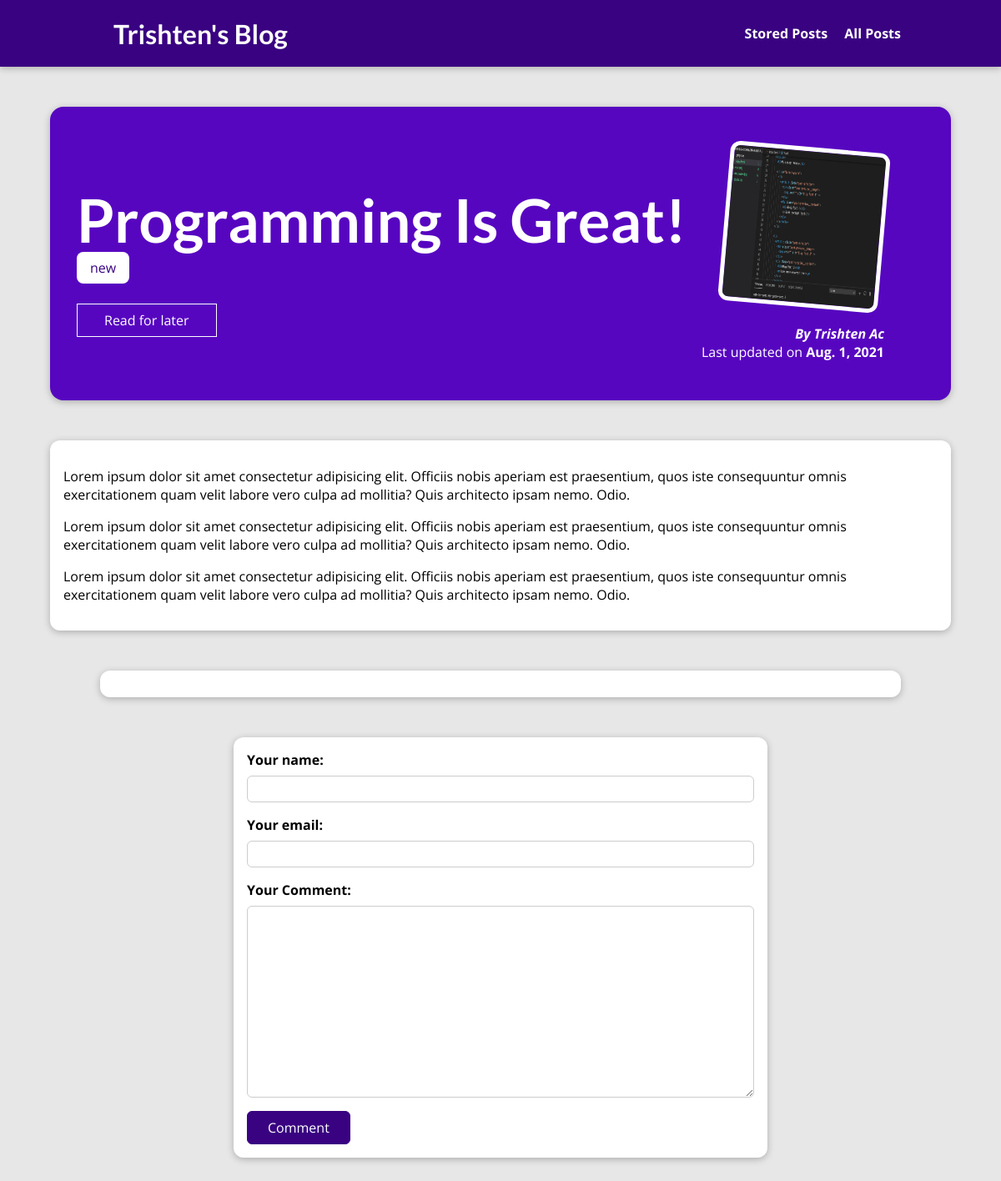
Page /posts/programming-is-fun on the committed database.
### blog/models.py (models this page shows, shortened)
class Post(models.Model):
    title = models.CharField(max_length=150)
    excerpt = models.CharField(max_length=200)
    image = models.ImageField(upload_to="posts", null=True)
    date = models.DateField(auto_now=True)
    slug = models.SlugField(unique=True, db_index=True)
    content = models.TextField(validators=[MinLengthValidator(10)])
    author = models.ForeignKey(Author, on_delete=models.SET_NULL, null=True ,related_name="posts")
    tags = models.ManyToManyField(Tag)

class Tag(models.Model):
    caption = models.CharField(max_length=20)

class Author(models.Model):
    first_name = models.CharField(max_length=80)
    last_name = models.CharField(max_length=80)
    email = models.EmailField(max_length=254)
    def __str__(self):
        return f"{self.first_name} {self.last_name}"

### blog/views.py (the view)
# urls.py: path("posts/<slug:slug>", views.SinglePostView.as_view(), name="post-detail-page"),
class SinglePostView(View):
    template_name = "blog/post-detail.html"
    model = Post
    def is_stored_post(self, request, post_id):
        stored_posts = request.session.get("stored_posts")
        if stored_posts is not None:
            is_saved_for_later = post_id in stored_posts
        else:
            is_saved_for_later = False
        return is_saved_for_later
    def get(self, request, slug):
        post = Post.objects.get(slug=slug)
        context = {
            "post": post,
            "post_tags": post.tags.all(),
            "comment_form": CommentForm(),
            "comments": post.comments.all().order_by("-id"),
            "saved_for_later" : self.is_stored_post(request, post.id)
        }
        return render(request, "blog/post-detail.html", context)
    def post(self, request, slug):
        comment_form = CommentForm(request.POST)
        post = Post.objects.get(slug=slug)
        if comment_form.is_valid():
            """
            inorder to make comment editable, we need to get a refrence of the model,
            we can do this by enabling commit set to false on save method, which will halt comment to hit database
            and creates an instance of the the post.
            """
            comment = comment_form.save(commit=False)
            comment.post = post
            """ now call save method and redirect"""
            comment.save()
            return HttpResponseRedirect(reverse("post-detail-page", args=[slug]))
        """
        if comment form validation fails then re fetch the context from get,

        """
        context = {
            "post": post,
            "post_tags": post.tags.all(),
            "comment_form": comment_form,
            "comments": post.comments.all().order_by("-id"),
            "saved_for_later" : self.is_stored_post(request, post.id)
        }
        return render(request, "blog/post-detail.html", context)

### blog/forms.py
class CommentForm(forms.ModelForm):
    class Meta:
        model = Comment
        exclude = ["post"]
        labels = {
            "user_name": "Your name",
            "user_email": "Your email",
            "text": "Your Comment"
        }

### blog/templates/blog/post-detail.html (shortened to what this page needs)
{% extends 'base.html' %}
{% load static %}
{% block content %}
    {% block css_files %}
        <link rel="stylesheet" href="{% static 'blog/post-detail.css' %}">
    {% endblock %}
    <section id="summary">
            <h2>{{ post.title}} </h2>
            <div>
                {% for tag in post_tags %}
                <span class="tag">{{ tag.caption}}</span>
                {% endfor %}
            </div>
            <div id="read-later">
                <form action="{% url 'read-later' %}" method="POST">
                    <button>
                    {% if saved_for_later %}
                    Remove from later list
                    {% else %}
                    Read for later
                    {% endif %}
                    </button>
                </form>
            </div>
            <article>
                <img src="{{ post.image.url }}" alt="Post title">
                <address>By <a href="{{post.author.email}}">{{ post.author }}</a></address>
                <div>
                    Last updated on <time>{{ post.date}}<time>
                </div>
            </article>
    </section>
    <main>
        {{ post.content|linebreaks}}
    </main>
    <section id="comments">
    </section>
    <div>
        <form id="comment-form" action="{% url 'post-detail-page' post.slug %}" method="POST">
            {% for form_field in comment_form %}
                <div class="
                    form-control
                ">
                    {{ form_field.label_tag}}
                    {{ form_field }}
                </div>
            {% endfor %}
            <button>Comment</button>
        </form>
    </div>
{% endblock %}

### static/app.css (style rules this page uses)
* { box-sizing: border-box; }
html { font-family: "Open Sans", "Lato", sans-serif; }
body { margin: 0; }
h1, h2, h3 { font-family: "Lato", sans-serif; font-weight: bold; }

### blog/static/blog/post-detail.css (style rules this page uses)
body { background-color: #e7e7e7; }
#summary { margin: 8rem auto 3rem auto; padding: 2rem; width: 90%; max-width: 90rem; border-radius: 16px; background-color: #5706c0; position: relative; box-shadow: 0 2px 8px rgba(0, 0, 0, 0.25); height: 22rem; }
#summary h2 { color: white; font-size: 4.5rem; margin-bottom: 0.25rem; }
#summary article { position: absolute; top: 2rem; right: 3rem; padding: 1rem 2rem; border-radius: 12px; text-align: right; color: white; }
#summary article img { width: 12rem; height: 12rem; border-radius: 12px; transform: rotateZ(5deg); border: 5px solid white; margin-bottom: 1rem; }
#summary address { font-weight: bold; }
#summary a { color: white; text-decoration: none; }
#summary time { font-weight: bold; }
#read-later { margin: 2rem 0; }
#read-later button { background-color: transparent; border: 1px solid white; padding: 0.5rem 2rem; font: inherit; color: white; cursor: pointer; }
main { width: 90%; max-width: 90rem; margin: 3rem auto; background-color: white; padding: 1rem; border-radius: 12px; box-shadow: 0 2px 8px rgba(0, 0, 0, 0.25); }
.tag { background-color: white; color: #390281; padding: 0.5rem 1rem; border-radius: 8px; }
#comment-form { margin: 3rem auto; width: 90%; max-width: 40rem; border-radius: 12px; background-color: white; box-shadow: 0 2px 8px rgba(0, 0, 0, 0.25); padding: 1rem; }
#comment-form button { font: inherit; background-color: #390281; color: white; border: 1px solid #390281; padding: 0.5rem 1.5rem; border-radius: 6px; cursor: pointer; }
.form-control { margin-bottom: 1rem; }
.form-control label { font-weight: bold; margin-bottom: 0.5rem; display: block; }
.form-control input, .form-control textarea { display: block; width: 100%; font: inherit; padding: 0.25rem; border-radius: 6px; border: 1px solid #ccc; }
#comments { margin: 3rem auto; width: 90%; max-width: 60rem; border-radius: 12px; background-color: white; box-shadow: 0 2px 8px rgba(0, 0, 0, 0.25); padding: 1rem 2rem; }

### rows in the picture
Post: title "Programming Is Great!", image (picture), author "Trishten Ac", date "Aug. 1, 2021", content "Lorem ipsum dolor sit amet consectetur adipisicing elit. Officiis nobis aperiam est praesentium, quos iste consequuntur omnis exercitationem quam velit labore vero culpa ad mollitia? Quis architecto ipsam nemo. Odio. Lorem ipsum dolor sit amet consectetur adipisicing elit. Officiis nobis aperiam est praesentium, quos iste consequuntur omnis exercitationem quam velit labore vero culpa ad mollitia? Quis architecto ipsam nemo. Odio. Lorem ipsum dolor sit amet consectetur adipisicing elit. Officiis nobis aperiam est praesentium, quos iste consequuntur omnis exercitationem quam velit labore vero culpa ad mollitia? Quis architecto ipsam nemo. Odio."
Tag: caption "new"
